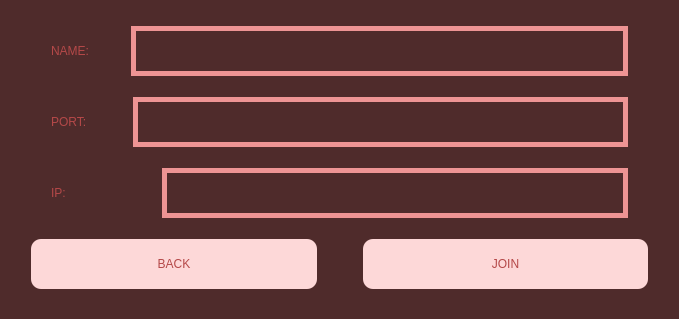
<?xml version="1.0" encoding="UTF-8"?>
<ui version="4.0">
 <class>Join</class>
 <widget class="QDialog" name="Join">
  <property name="geometry">
   <rect>
    <x>0</x>
    <y>0</y>
    <width>679</width>
    <height>319</height>
   </rect>
  </property>
  <property name="windowTitle">
   <string>MATFWars</string>
  </property>
  <property name="styleSheet">
   <string notr="true">background-color: rgb(79, 43, 43);</string>
  </property>
  <layout class="QVBoxLayout" name="verticalLayout">
   <item>
    <layout class="QHBoxLayout" name="horizontalLayout">
     <item>
      <spacer name="horizontalSpacer">
       <property name="orientation">
        <enum>Qt::Horizontal</enum>
       </property>
       <property name="sizeType">
        <enum>QSizePolicy::Fixed</enum>
       </property>
       <property name="sizeHint" stdset="0">
        <size>
         <width>40</width>
         <height>20</height>
        </size>
       </property>
      </spacer>
     </item>
     <item>
      <widget class="QLabel" name="name_label">
       <property name="styleSheet">
        <string notr="true">font: 600 20pt &quot;URW Bookman&quot;;
color: rgb(180, 72, 72);</string>
       </property>
       <property name="text">
        <string>NAME:</string>
       </property>
      </widget>
     </item>
     <item>
      <spacer name="horizontalSpacer_2">
       <property name="orientation">
        <enum>Qt::Horizontal</enum>
       </property>
       <property name="sizeType">
        <enum>QSizePolicy::Fixed</enum>
       </property>
       <property name="sizeHint" stdset="0">
        <size>
         <width>36</width>
         <height>20</height>
        </size>
       </property>
      </spacer>
     </item>
     <item>
      <widget class="QLineEdit" name="name_lineEdit">
       <property name="minimumSize">
        <size>
         <width>30</width>
         <height>50</height>
        </size>
       </property>
       <property name="styleSheet">
        <string notr="true">border:5px solid;
border-color: rgb(238, 148, 148);
background-image: url(:/background/backgroundBtns.jpg);</string>
       </property>
      </widget>
     </item>
     <item>
      <spacer name="horizontalSpacer_3">
       <property name="orientation">
        <enum>Qt::Horizontal</enum>
       </property>
       <property name="sizeType">
        <enum>QSizePolicy::Fixed</enum>
       </property>
       <property name="sizeHint" stdset="0">
        <size>
         <width>40</width>
         <height>20</height>
        </size>
       </property>
      </spacer>
     </item>
    </layout>
   </item>
   <item>
    <layout class="QHBoxLayout" name="horizontalLayout_2">
     <item>
      <spacer name="horizontalSpacer_4">
       <property name="orientation">
        <enum>Qt::Horizontal</enum>
       </property>
       <property name="sizeType">
        <enum>QSizePolicy::Fixed</enum>
       </property>
       <property name="sizeHint" stdset="0">
        <size>
         <width>40</width>
         <height>20</height>
        </size>
       </property>
      </spacer>
     </item>
     <item>
      <widget class="QLabel" name="port_label">
       <property name="styleSheet">
        <string notr="true">font: 600 20pt &quot;URW Bookman&quot;;
color: rgb(180, 72, 72);
</string>
       </property>
       <property name="text">
        <string>PORT:</string>
       </property>
      </widget>
     </item>
     <item>
      <spacer name="horizontalSpacer_5">
       <property name="orientation">
        <enum>Qt::Horizontal</enum>
       </property>
       <property name="sizeType">
        <enum>QSizePolicy::Fixed</enum>
       </property>
       <property name="sizeHint" stdset="0">
        <size>
         <width>40</width>
         <height>20</height>
        </size>
       </property>
      </spacer>
     </item>
     <item>
      <widget class="QLineEdit" name="port_lineEdit">
       <property name="minimumSize">
        <size>
         <width>30</width>
         <height>50</height>
        </size>
       </property>
       <property name="styleSheet">
        <string notr="true">border:5px solid;
border-color: rgb(238, 148, 148);
background-image: url(:/background/backgroundBtns.jpg);</string>
       </property>
      </widget>
     </item>
     <item>
      <spacer name="horizontalSpacer_6">
       <property name="orientation">
        <enum>Qt::Horizontal</enum>
       </property>
       <property name="sizeType">
        <enum>QSizePolicy::Fixed</enum>
       </property>
       <property name="sizeHint" stdset="0">
        <size>
         <width>40</width>
         <height>20</height>
        </size>
       </property>
      </spacer>
     </item>
    </layout>
   </item>
   <item>
    <layout class="QHBoxLayout" name="horizontalLayout_3">
     <item>
      <spacer name="horizontalSpacer_7">
       <property name="orientation">
        <enum>Qt::Horizontal</enum>
       </property>
       <property name="sizeType">
        <enum>QSizePolicy::Fixed</enum>
       </property>
       <property name="sizeHint" stdset="0">
        <size>
         <width>40</width>
         <height>20</height>
        </size>
       </property>
      </spacer>
     </item>
     <item>
      <widget class="QLabel" name="ip_label">
       <property name="styleSheet">
        <string notr="true">font: 600 20pt &quot;URW Bookman&quot;;
color: rgb(180, 72, 72);
</string>
       </property>
       <property name="text">
        <string>IP:</string>
       </property>
      </widget>
     </item>
     <item>
      <spacer name="horizontalSpacer_8">
       <property name="orientation">
        <enum>Qt::Horizontal</enum>
       </property>
       <property name="sizeType">
        <enum>QSizePolicy::Fixed</enum>
       </property>
       <property name="sizeHint" stdset="0">
        <size>
         <width>90</width>
         <height>20</height>
        </size>
       </property>
      </spacer>
     </item>
     <item>
      <widget class="QLineEdit" name="ip_lineEdit">
       <property name="minimumSize">
        <size>
         <width>30</width>
         <height>50</height>
        </size>
       </property>
       <property name="styleSheet">
        <string notr="true">border:5px solid;
background-image: url(:/background/backgroundBtns.jpg);
border-color: rgb(238, 148, 148);</string>
       </property>
      </widget>
     </item>
     <item>
      <spacer name="horizontalSpacer_9">
       <property name="orientation">
        <enum>Qt::Horizontal</enum>
       </property>
       <property name="sizeType">
        <enum>QSizePolicy::Fixed</enum>
       </property>
       <property name="sizeHint" stdset="0">
        <size>
         <width>40</width>
         <height>20</height>
        </size>
       </property>
      </spacer>
     </item>
    </layout>
   </item>
   <item>
    <layout class="QHBoxLayout" name="horizontalLayout_4">
     <item>
      <spacer name="horizontalSpacer_10">
       <property name="orientation">
        <enum>Qt::Horizontal</enum>
       </property>
       <property name="sizeType">
        <enum>QSizePolicy::Fixed</enum>
       </property>
       <property name="sizeHint" stdset="0">
        <size>
         <width>20</width>
         <height>20</height>
        </size>
       </property>
      </spacer>
     </item>
     <item>
      <widget class="QPushButton" name="back_pop2_button">
       <property name="sizePolicy">
        <sizepolicy hsizetype="Expanding" vsizetype="Expanding">
         <horstretch>3</horstretch>
         <verstretch>3</verstretch>
        </sizepolicy>
       </property>
       <property name="minimumSize">
        <size>
         <width>30</width>
         <height>50</height>
        </size>
       </property>
       <property name="maximumSize">
        <size>
         <width>300</width>
         <height>50</height>
        </size>
       </property>
       <property name="styleSheet">
        <string notr="true">color:rgb(180, 72, 72);
font: 600 25pt &quot;URW Bookman&quot;;
background-color: rgb(253, 216, 216);
border-radius:10px;</string>
       </property>
       <property name="text">
        <string>BACK</string>
       </property>
      </widget>
     </item>
     <item>
      <spacer name="horizontalSpacer_11">
       <property name="orientation">
        <enum>Qt::Horizontal</enum>
       </property>
       <property name="sizeType">
        <enum>QSizePolicy::Fixed</enum>
       </property>
       <property name="sizeHint" stdset="0">
        <size>
         <width>40</width>
         <height>20</height>
        </size>
       </property>
      </spacer>
     </item>
     <item>
      <widget class="QPushButton" name="join_pop2_button">
       <property name="sizePolicy">
        <sizepolicy hsizetype="Expanding" vsizetype="Expanding">
         <horstretch>3</horstretch>
         <verstretch>3</verstretch>
        </sizepolicy>
       </property>
       <property name="minimumSize">
        <size>
         <width>30</width>
         <height>50</height>
        </size>
       </property>
       <property name="maximumSize">
        <size>
         <width>300</width>
         <height>50</height>
        </size>
       </property>
       <property name="styleSheet">
        <string notr="true">color:rgb(180, 72, 72);
font: 600 25pt &quot;URW Bookman&quot;;
background-color: rgb(253, 216, 216);
border-radius:10px;</string>
       </property>
       <property name="text">
        <string>JOIN</string>
       </property>
      </widget>
     </item>
     <item>
      <spacer name="horizontalSpacer_12">
       <property name="orientation">
        <enum>Qt::Horizontal</enum>
       </property>
       <property name="sizeType">
        <enum>QSizePolicy::Fixed</enum>
       </property>
       <property name="sizeHint" stdset="0">
        <size>
         <width>20</width>
         <height>20</height>
        </size>
       </property>
      </spacer>
     </item>
    </layout>
   </item>
  </layout>
 </widget>
 <resources/>
 <connections/>
</ui>
